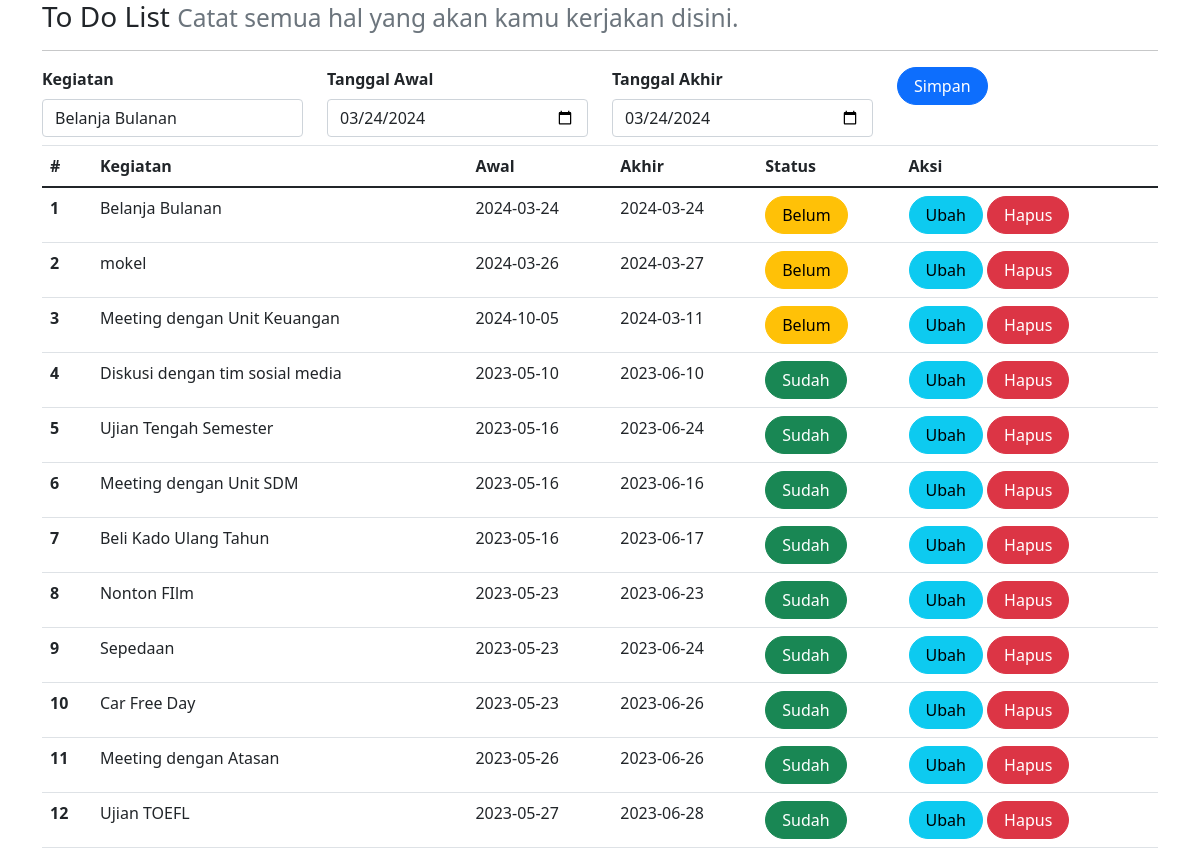
Page /index.php?id=1 on the committed database.
### tables this page shows
CREATE TABLE `kegiatan` (
  `id` int(11) NOT NULL,
  `isi` text DEFAULT NULL,
  `tgl_awal` date DEFAULT NULL,
  `tgl_akhir` date DEFAULT NULL,
  `status` int(11) DEFAULT NULL
);

### index.php (the view, shortened to what this page needs)
<?php
include_once("koneksi.php");
?>
<!DOCTYPE html>
    <html lang="en">
    <head>
        <link rel="stylesheet" href="assets/css/bootstrap.css">
        <link href="https://cdn.jsdelivr.net/npm/bootstrap@5.0.2/dist/css/bootstrap.min.css"
        rel="stylesheet"
>
    </head>
    <body>
        <div class="container">
            <h3>
                <small class="text-muted">
                    Catat semua hal yang akan kamu kerjakan disini.
                </small>
            </h3>
        <hr>
        <form class="form row" method="POST" action="" name="myForm" onsubmit="return(validate());">
            <?php
            $isi = '';
            $tgl_awal = '';
            $tgl_akhir = '';
            if (isset($_GET['id'])) {
                $ambil = mysqli_query($mysqli,
                "SELECT * FROM kegiatan
                WHERE id='" . $_GET['id'] . "'");
                while ($row = mysqli_fetch_array($ambil)) {
                    $isi = $row['isi'];
                    $tgl_awal = $row['tgl_awal'];
                    $tgl_akhir = $row['tgl_akhir'];
                }
            ?>
            <?php
            }
            ?>
            <div class="col">
                <label for="inputIsi" class="form-label fw-bold">
                    Kegiatan
                </label>
                <input type="text" class="form-control" name="isi" id="inputIsi" placeholder="Kegiatan" value="<?php echo $isi ?>">
            </div>
            <div class="col">
                <label for="inputTanggalAwal" class="form-label fw-bold">
                    Tanggal Awal
                </label>
                <input type="date" class="form-control" name="tgl_awal" id="inputTanggalAwal" placeholder="Tanggal Awal" value="<?php echo $tgl_awal ?>">
            </div>
            <div class="col mb-2">
                <label for="inputTanggalAkhir" class="form-label fw-bold">
                Tanggal Akhir
                </label>
                <input type="date" class="form-control" name="tgl_akhir" id="inputTanggalAkhir" placeholder="Tanggal Akhir" value="<?php echo $tgl_akhir ?>">
            </div>
            <div class="col">
                <button type="submit" class="btn btn-primary rounded-pill px-3" name="simpan">Simpan</button>
            </div>
        </form>
        <table class="table table-hover">
            <thead>
                <tr>
                    <th scope="col">#</th>
                    <th scope="col">Kegiatan</th>
                    <th scope="col">Awal</th>
                    <th scope="col">Akhir</th>
                    <th scope="col">Status</th>
                    <th scope="col">Aksi</th>
                </tr>
            </thead>
            <tbody>
                <?php
                $result = mysqli_query(
                    $mysqli,"SELECT * FROM kegiatan ORDER BY status,tgl_awal"
                    );
                $no = 1;
                while ($data = mysqli_fetch_array($result)) {
                ?>
                    <tr>
                        <th scope="row"><?php echo $no++ ?></th>
                        <td><?php echo $data['isi'] ?></td>
                        <td><?php echo $data['tgl_awal'] ?></td>
                        <td><?php echo $data['tgl_akhir'] ?></td>
                        <td>
                            <?php
                            if ($data['status'] == '1') {
                            ?>
                                <a class="btn btn-success rounded-pill px-3" type="button"
                                href="index.php?id=<?php echo $data['id'] ?>&aksi=ubah_status&status=0">
                                Sudah
                                </a>
                            <?php
                            } else {
                            ?>
                                <a class="btn btn-warning rounded-pill px-3" type="button"
                                href="index.php?id=<?php echo $data['id'] ?>&aksi=ubah_status&status=1">
                                Belum</a>
                            <?php
                            }
                            ?>
                        </td>
                        <td>
                            <a class="btn btn-info rounded-pill px-3"
                            href="index.php?id=<?php echo $data['id'] ?>">Ubah
                            </a>
                            <a class="btn btn-danger rounded-pill px-3"
                            href="index.php?id=<?php echo $data['id'] ?>&aksi=hapus">Hapus
                            </a>
                        </td>
                    </tr>
                <?php
                }
                ?>
            </tbody>
        </table>
    </body>
</html>

### rows in the picture
kegiatan: isi "Belanja Bulanan", tgl_awal "03/24/2024", tgl_akhir "03/24/2024", tgl_awal "2024-03-24", tgl_akhir "2024-03-24"
kegiatan: isi "mokel", tgl_awal "2024-03-26", tgl_akhir "2024-03-27"
kegiatan: isi "Meeting dengan Unit Keuangan", tgl_awal "2024-10-05", tgl_akhir "2024-03-11"
kegiatan: isi "Diskusi dengan tim sosial media", tgl_awal "2023-05-10", tgl_akhir "2023-06-10"
kegiatan: isi "Ujian Tengah Semester", tgl_awal "2023-05-16", tgl_akhir "2023-06-24"
kegiatan: isi "Meeting dengan Unit SDM", tgl_awal "2023-05-16", tgl_akhir "2023-06-16"
kegiatan: isi "Beli Kado Ulang Tahun", tgl_awal "2023-05-16", tgl_akhir "2023-06-17"
kegiatan: isi "Nonton FIlm", tgl_awal "2023-05-23", tgl_akhir "2023-06-23"
kegiatan: isi "Sepedaan", tgl_awal "2023-05-23", tgl_akhir "2023-06-24"
kegiatan: isi "Car Free Day", tgl_awal "2023-05-23", tgl_akhir "2023-06-26"
kegiatan: isi "Meeting dengan Atasan", tgl_awal "2023-05-26", tgl_akhir "2023-06-26"
kegiatan: isi "Ujian TOEFL", tgl_awal "2023-05-27", tgl_akhir "2023-06-28"
